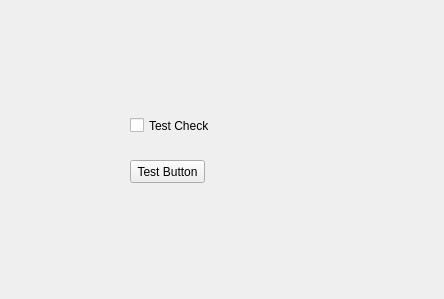
<?xml version="1.0" encoding="UTF-8"?>
<ui version="4.0">
 <class>MainWindow</class>
 <widget class="QMainWindow" name="MainWindow">
  <property name="geometry">
   <rect>
    <x>0</x>
    <y>0</y>
    <width>444</width>
    <height>299</height>
   </rect>
  </property>
  <property name="windowTitle">
   <string>MainWindow</string>
  </property>
  <widget class="QWidget" name="centralwidget">
   <widget class="QCheckBox" name="checkBox">
    <property name="geometry">
     <rect>
      <x>130</x>
      <y>110</y>
      <width>111</width>
      <height>31</height>
     </rect>
    </property>
    <property name="text">
     <string>Test Check</string>
    </property>
   </widget>
   <widget class="QPushButton" name="pushButton">
    <property name="geometry">
     <rect>
      <x>130</x>
      <y>160</y>
      <width>75</width>
      <height>23</height>
     </rect>
    </property>
    <property name="text">
     <string>Test Button</string>
    </property>
   </widget>
  </widget>
 </widget>
 <resources/>
 <connections/>
</ui>
